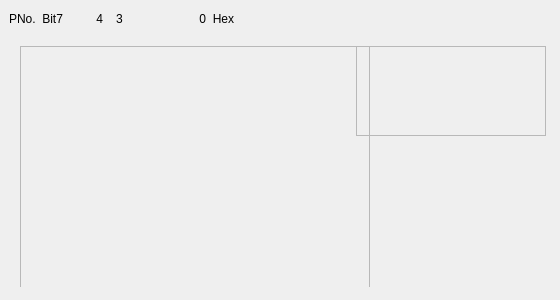
<?xml version="1.0" encoding="UTF-8"?>
<ui version="4.0">
 <class>StaticDOClass</class>
 <widget class="QWidget" name="StaticDOClass">
  <property name="geometry">
   <rect>
    <x>0</x>
    <y>0</y>
    <width>560</width>
    <height>300</height>
   </rect>
  </property>
  <property name="minimumSize">
   <size>
    <width>560</width>
    <height>300</height>
   </size>
  </property>
  <property name="maximumSize">
   <size>
    <width>560</width>
    <height>300</height>
   </size>
  </property>
  <property name="windowTitle">
   <string>Static DO</string>
  </property>
  <widget class="QLabel" name="label">
   <property name="geometry">
    <rect>
     <x>9</x>
     <y>11</y>
     <width>361</width>
     <height>16</height>
    </rect>
   </property>
   <property name="minimumSize">
    <size>
     <width>361</width>
     <height>16</height>
    </size>
   </property>
   <property name="maximumSize">
    <size>
     <width>361</width>
     <height>16</height>
    </size>
   </property>
   <property name="text">
    <string>PNo.  Bit7          4    3                       0  Hex</string>
   </property>
  </widget>
  <widget class="QWidget" name="layoutWidget">
   <property name="geometry">
    <rect>
     <x>9</x>
     <y>35</y>
     <width>548</width>
     <height>252</height>
    </rect>
   </property>
   <layout class="QGridLayout" name="gridLayout">
    <item row="0" column="0" rowspan="2">
     <widget class="QScrollArea" name="scrollArea">
      <property name="sizePolicy">
       <sizepolicy hsizetype="Fixed" vsizetype="Fixed">
        <horstretch>0</horstretch>
        <verstretch>0</verstretch>
       </sizepolicy>
      </property>
      <property name="minimumSize">
       <size>
        <width>350</width>
        <height>250</height>
       </size>
      </property>
      <property name="maximumSize">
       <size>
        <width>350</width>
        <height>250</height>
       </size>
      </property>
      <property name="sizeIncrement">
       <size>
        <width>369</width>
        <height>317</height>
       </size>
      </property>
      <property name="horizontalScrollBarPolicy">
       <enum>Qt::ScrollBarAlwaysOff</enum>
      </property>
      <property name="widgetResizable">
       <bool>false</bool>
      </property>
      <widget class="QWidget" name="scrollAreaWidgetContents">
       <property name="geometry">
        <rect>
         <x>0</x>
         <y>0</y>
         <width>350</width>
         <height>0</height>
        </rect>
       </property>
       <property name="minimumSize">
        <size>
         <width>350</width>
         <height>0</height>
        </size>
       </property>
      </widget>
     </widget>
    </item>
    <item row="0" column="1" colspan="2">
     <widget class="QFrame" name="background">
      <property name="sizePolicy">
       <sizepolicy hsizetype="Fixed" vsizetype="Fixed">
        <horstretch>0</horstretch>
        <verstretch>0</verstretch>
       </sizepolicy>
      </property>
      <property name="minimumSize">
       <size>
        <width>190</width>
        <height>90</height>
       </size>
      </property>
      <property name="maximumSize">
       <size>
        <width>190</width>
        <height>95</height>
       </size>
      </property>
      <property name="autoFillBackground">
       <bool>false</bool>
      </property>
      <property name="styleSheet">
       <string notr="true">QFrame#background{background-image:url(:/StaticDO/image/Background_out.png)}</string>
      </property>
      <property name="frameShape">
       <enum>QFrame::StyledPanel</enum>
      </property>
      <property name="frameShadow">
       <enum>QFrame::Raised</enum>
      </property>
     </widget>
    </item>
    <item row="1" column="2">
     <spacer name="verticalSpacer">
      <property name="orientation">
       <enum>Qt::Vertical</enum>
      </property>
      <property name="sizeHint" stdset="0">
       <size>
        <width>20</width>
        <height>40</height>
       </size>
      </property>
     </spacer>
    </item>
   </layout>
  </widget>
 </widget>
 <layoutdefault spacing="6" margin="11"/>
 <resources/>
 <connections/>
</ui>
